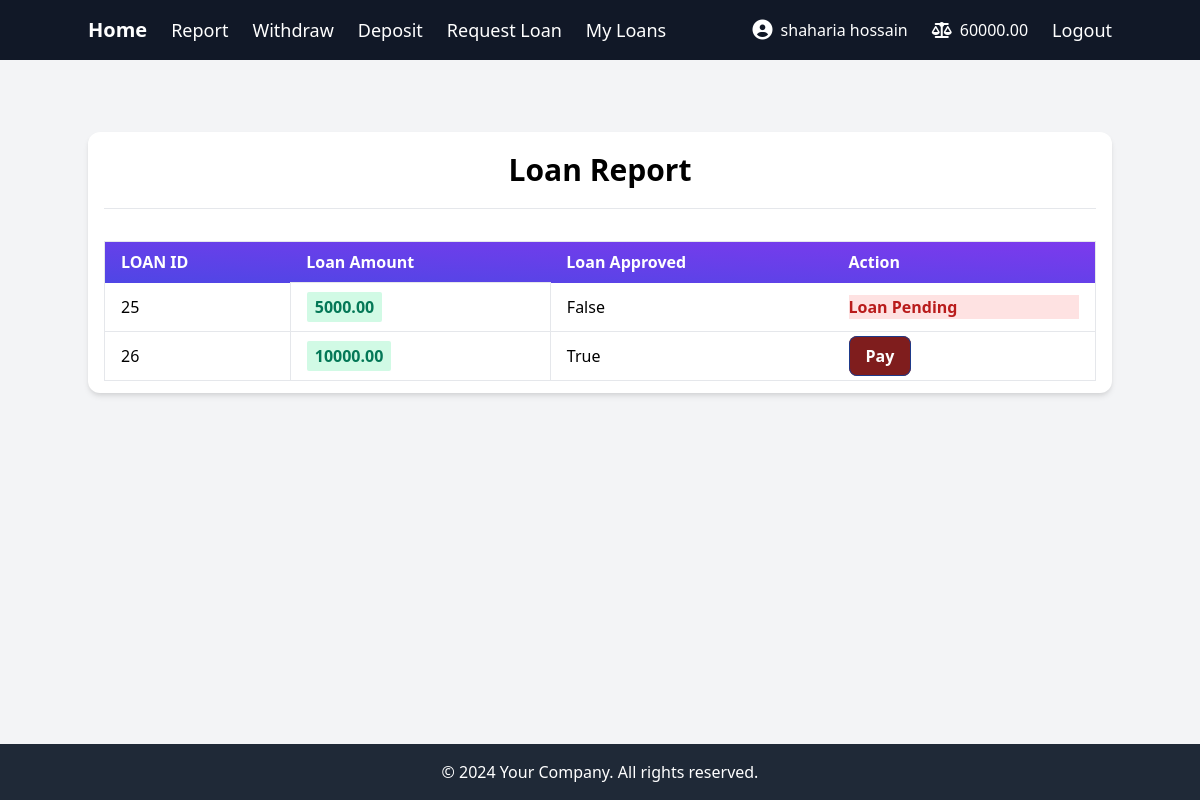
/transactions/loans/ (signed in), run on the app's committed database.
### accounts/models.py (models this page shows, shortened)
class BankAccountPersonal(models.Model):
    user = models.OneToOneField(
        User, related_name='account', on_delete=models.CASCADE)
    account_type = models.CharField(max_length=10, choices=ACCOUNT_TYPE)
    account_no = account_no = models.CharField(
        max_length=10, unique=True, editable=False)
    birth_date = models.DateTimeField()
    gender = models.CharField(max_length=10, choices=GENDER_TYPE)
    initial_deposit_date = models.DateField(auto_now_add=True)
    balance = models.DecimalField(default=0, max_digits=12, decimal_places=2)

### transactions/models.py (models this page shows, shortened)
class Transactions(models.Model):
    account = models.ForeignKey(BankAccountPersonal, related_name='transactions', on_delete= models.CASCADE, null=True)
    amount = models.DecimalField( max_digits=10, decimal_places=2)
    balance_after_transaction = models.DecimalField( max_digits=10, decimal_places=2)
    transaction_type = models.IntegerField(choices=TRANSACTION_TYPE,null=True)
    time_tamp = models.DateTimeField( auto_now_add=True)
    loan_approved = models.BooleanField( default=False)
    class Meta:
        ordering =['time_tamp']

### transactions/views.py (the view)
# urls.py: path("loans/", LoanListView.as_view(), name="loan_list"),
class LoanListView(LoginRequiredMixin, ListView):
    model = Transactions
    template_name = 'transactions/loan_request.html'
    context_object_name = 'loans'
    def get_queryset(self):
        user_account = self.request.user.account
        queryset = Transactions.objects.filter(account=user_account, transaction_type=LOAN)
        return queryset

### transactions/templates/transactions/loan_request.html
{% extends 'base.html' %} {% block head_title %}{{ title }}{% endblock %}
{%block body %}
<div class="my-10 py-3 px-4 bg-white rounded-xl shadow-md">
  <h1 class="font-bold text-3xl text-center pb-5 pt-2">Loan Report</h1>
  <hr />
  <table
    class="table-auto mx-auto w-full px-5 rounded-xl mt-8 border dark:border-neutral-500">
    <thead class="bg-purple-900 text-white text-left">
      <tr
        class="bg-gradient-to-tr from-indigo-600 to-purple-600 rounded-md py-2 px-4 text-white font-bold">
        <th class="px-4 py-2">LOAN ID</th>
        <th class="px-4 py-2">Loan Amount</th>
        <th class="px-4 py-2">Loan Approved</th>
        <th class="px-4 py-2">Action</th>
      </tr>
    </thead>
    <tbody>
      {% for loan in loans %}
      <tr class="border-b dark:border-neutral-500">
        <td class="px-4 py-2">{{ loan.id }}</td>
        <td class="px-4 py-3 text-s border">
          <span
            class="px-2 py-1 font-bold leading-tight rounded-sm text-green-700 bg-green-100">
            {{ loan.amount }}
          </span>
        </td>
        <td class="px-4 py-2">{{ loan.loan_approved }}</td>
        <td class="px-4 py-2">
          {% if loan.loan_approved %}
          <a
            class="font-bold bg-red-900 text-white hover:text-blue-900 hover:bg-white border border-blue-900 font-bold px-4 py-2 rounded-lg"
            href='{% url "pay" loan.id %}'
            >Pay</a
          >
          {% else %}
          <p class="font-bold text-red-700 bg-red-100">Loan Pending</p>
          {% endif %}
        </td>
      </tr>
      {% endfor %}
    </tbody>
  </table>
</div>
{% endblock %}

### core/templates/base.html (shortened to what this page needs)
<!DOCTYPE html>
<html lang="en">
  <head>
    <link
      href="https://cdn.jsdelivr.net/npm/tailwindcss@2.2.19/dist/tailwind.min.css"
      rel="stylesheet" />
    <link
      rel="stylesheet"
      href="https://cdnjs.cloudflare.com/ajax/libs/font-awesome/6.0.0-beta3/css/all.min.css"
 />
    <link
      rel="stylesheet"
      href="https://cdnjs.cloudflare.com/ajax/libs/font-awesome/6.6.0/css/all.min.css" />
  </head>
  <body class="flex flex-col min-h-screen bg-gray-100">
    {% include 'navbar.html' %}
    <div class="flex-grow container mx-auto py-8">
      {% block body %} {% endblock body %}
    </div>
    <footer class="bg-gray-800 text-white text-center py-4">
      <div class="container mx-auto">
        <p>&copy; 2024 Your Company. All rights reserved.</p>
      </div>
    </footer>
  </body>
</html>

### core/templates/navbar.html (shortened to what this page needs)
<nav class="bg-gray-900 text-white py-4">
  <div class="container mx-auto flex justify-between items-center">
    <div class="flex items-center">
      <a href="{% url 'home' %}" class="text-xl font-bold hover:text-gray-200"
        >Home</a
      >
      {% if user.is_authenticated %}
      <a
        href="{% url 'transaction_report' %}"
        class="ml-6 text-lg hover:text-gray-200"
        >Report</a
      >
      <a
        href="{% url 'withdraw_money' %}"
        class="ml-6 text-lg hover:text-gray-200"
        >Withdraw</a
      >
      <a
        href="{% url 'deposit_money' %}"
        class="ml-6 text-lg hover:text-gray-200"
        >Deposit</a
      >
      <a
        href="{% url 'loan_request' %}"
        class="ml-6 text-lg hover:text-gray-200"
        >Request Loan</a
      >
      <a href="{% url 'loan_list' %}" class="ml-6 text-lg hover:text-gray-200"
        >My Loans</a
      >
      {% endif %}
    </div>
    <div class="flex items-center">
      {% if user.is_authenticated %}
      <span class="ml-6 flex items-center">
        <i class="fas fa-user-circle text-xl mr-2"></i>
        <a
          href="{% url 'user_profile' %}"
          class="text-white-500 hover:no-underline">
          {{ request.user.get_full_name }}
        </a>
      </span>
      <span class="ml-6 flex items-center">
        <i class="fa-solid fa-scale-balanced mr-2" style="color: #ffffff"></i>
        {{ request.user.account.balance }}
      </span>
      <a href="{% url 'user_logout' %}" class="ml-6 text-lg hover:text-gray-200"
        >Logout</a
      >
      {% endif %}
    </div>
  </div>
</nav>

### data on the page
Transactions: id "25", amount "5000.00", loan_approved "False", shows "Loan Pending"
Transactions: id "26", amount "10000.00", loan_approved "True", shows "Pay"

### other printed values
{{ request.user.get_full_name }} "shaharia hossain"
{{ request.user.account.balance }} "60000.00"
